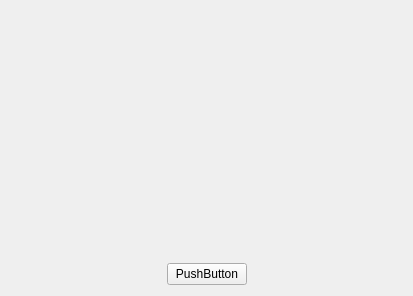
<?xml version="1.0" encoding="UTF-8"?>
<ui version="4.0">
 <class>CustomPlotZoomWidget</class>
 <widget class="QWidget" name="CustomPlotZoomWidget">
  <property name="geometry">
   <rect>
    <x>0</x>
    <y>0</y>
    <width>413</width>
    <height>296</height>
   </rect>
  </property>
  <property name="windowTitle">
   <string>Form</string>
  </property>
  <layout class="QGridLayout" name="gridLayout">
   <item row="2" column="0">
    <layout class="QHBoxLayout" name="horizontalLayout">
     <item>
      <spacer name="horizontalSpacer_2">
       <property name="orientation">
        <enum>Qt::Horizontal</enum>
       </property>
       <property name="sizeHint" stdset="0">
        <size>
         <width>40</width>
         <height>20</height>
        </size>
       </property>
      </spacer>
     </item>
     <item>
      <widget class="QPushButton" name="pushButton">
       <property name="text">
        <string>PushButton</string>
       </property>
      </widget>
     </item>
     <item>
      <spacer name="horizontalSpacer">
       <property name="orientation">
        <enum>Qt::Horizontal</enum>
       </property>
       <property name="sizeHint" stdset="0">
        <size>
         <width>40</width>
         <height>20</height>
        </size>
       </property>
      </spacer>
     </item>
    </layout>
   </item>
   <item row="0" column="0" rowspan="2">
    <widget class="CustomPlotZoomWidget" name="customPlot" native="true">
     <property name="enabled">
      <bool>true</bool>
     </property>
     <property name="minimumSize">
      <size>
       <width>0</width>
       <height>240</height>
      </size>
     </property>
    </widget>
   </item>
  </layout>
 </widget>
 <customwidgets>
  <customwidget>
   <class>CustomPlotZoomWidget</class>
   <extends>QWidget</extends>
   <header>../3rd_party/qcustomplot/qcustomplot.h</header>
   <container>1</container>
  </customwidget>
 </customwidgets>
 <resources/>
 <connections/>
</ui>
